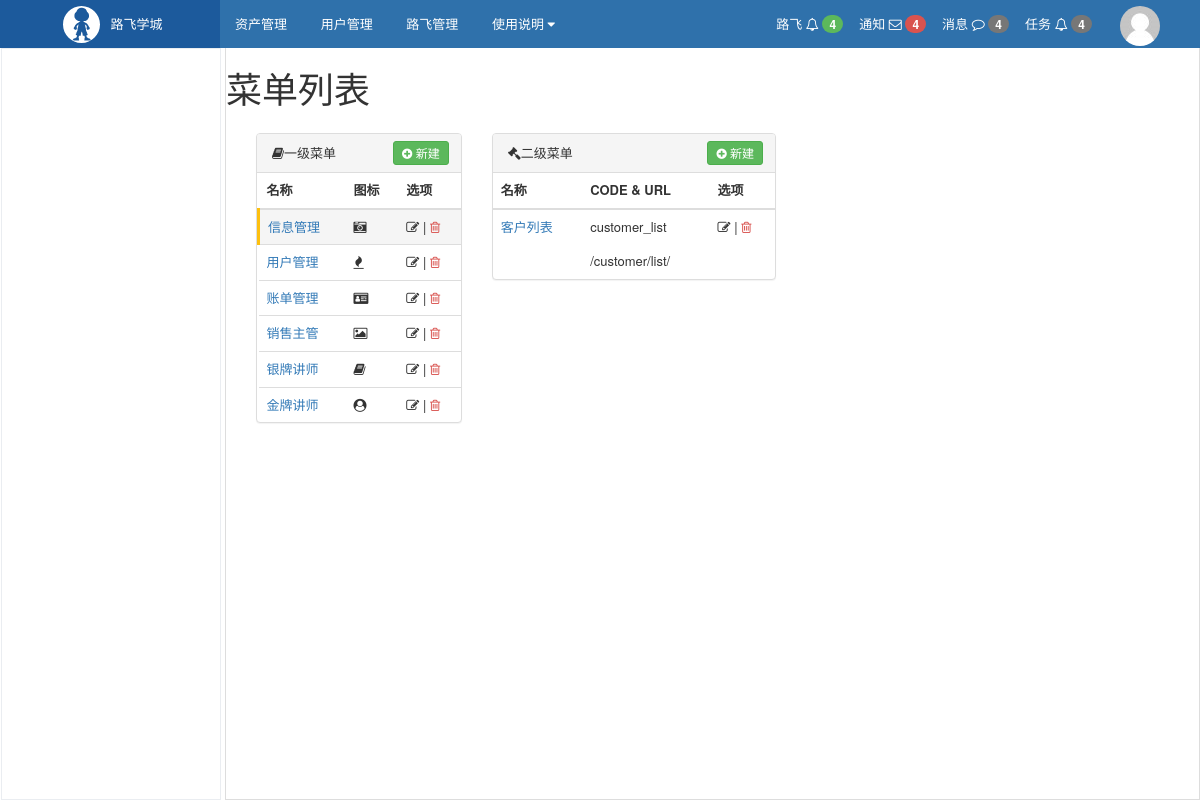
Page /rbac/menu/list/?mid=1 on the earlier database version.
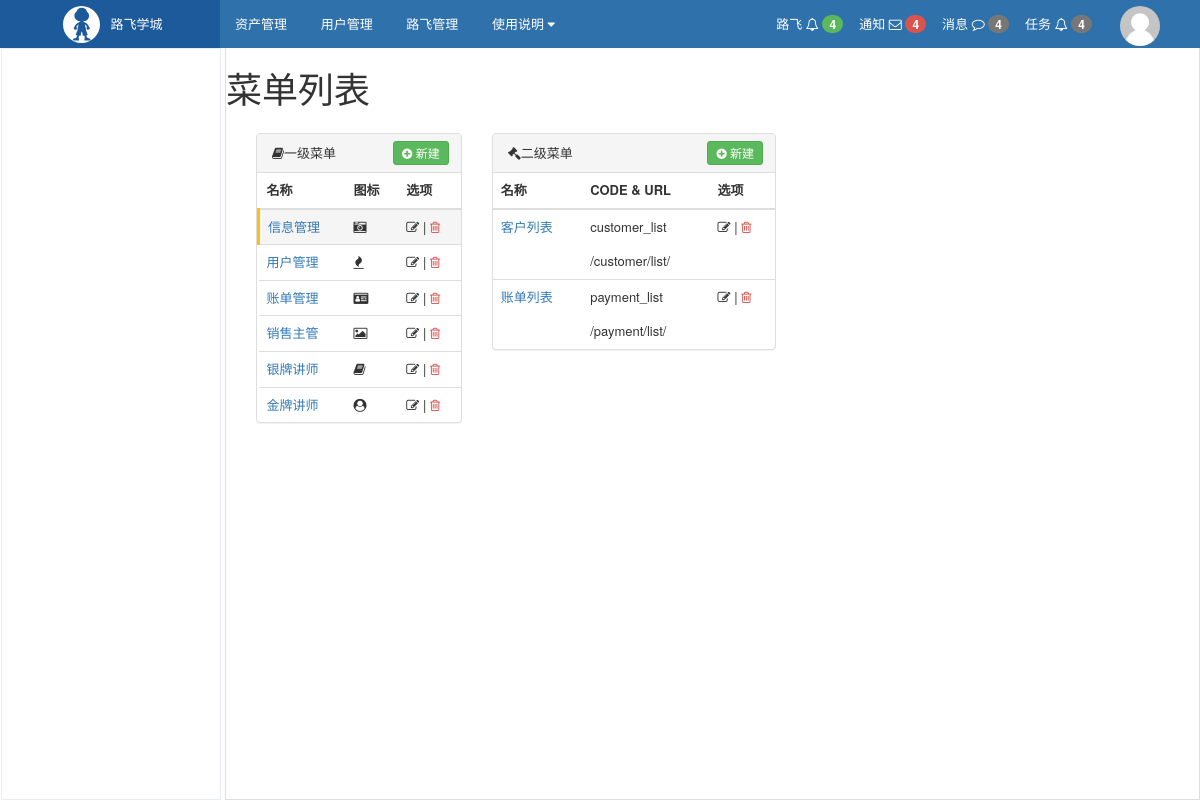
Same page on the later database version.
### rbac/models.py (models this page shows, shortened)
class Menu(models.Model):
    title = models.CharField(verbose_name='一级菜单名称', max_length=32)
    icon = models.CharField(verbose_name='图标', max_length=32)       # 去掉null=True，blank=True 表示图标不允许为空

class Permission(models.Model):
    title = models.CharField(verbose_name='权限名称', max_length=64)
    url = models.CharField(verbose_name='含正则的URL', max_length=128)
    name = models.CharField(verbose_name='URL别名', max_length=32,unique=True)
    menu = models.ForeignKey(verbose_name='所属菜单',
                             to='Menu',
                             null=True,
                             blank=True,
                             help_text='null表示不是菜单; 非null表示是二级菜单',
                             on_delete=models.CASCADE)
    pid = models.ForeignKey(verbose_name='关联的权限',
                            to='Permission',
                            null=True,
                            blank=True,
                            related_name='parents',  #反向自关联时可能出点问题，因此要加上related_name(不明白)
                            help_text='对于非菜单权限需要选择一个可以成为菜单的权限，用户做默认展开和选中菜单',
                            on_delete=models.CASCADE)

### rbac/views/menu.py (the view)
def menu_list(request):
    menus = models.Menu.objects.all()
    menu_id = request.GET.get('mid')        #用户选择的一级菜单
    second_menu_id = request.GET.get('sid')        #用户选择的二级菜单
    menu_exists = models.Menu.objects.filter(id=menu_id).exists()
    if not menu_exists:
         menu_id = None
    if menu_id:
         second_menus = models.Permission.objects.filter(menu_id=menu_id)
    else:
         second_menus = []
    return render(request, 'rbac/menu_list.html',
                  {
                      'menus': menus,
                      'second_menus': second_menus,
                      'menu_id': menu_id,
                      'second_menu_id': second_menu_id,
                  }
            )

### rbac/service/urls.py (called while the page is built)
def memory_url(request, name, *args, **kwargs):
    print('request.GET:',request.GET)       #<QueryDict: {'mid': ['3']}>
    basic_url = reverse(name, args=args, kwargs=kwargs)
    if not request.GET:            #如果request.GET 返回None 表示当前URL中无参数
        return basic_url
    query_dict = QueryDict(mutable=True)    #实例化QueryDict() 目的是打包URL参数
    query_dict['_filter'] = request.GET.urlencode()     # 将request.GET参数如：mid=2&age=99 进行urlencode()编码后，存储到query_dict['_filter']
    print("query_dict:",query_dict.urlencode())
    return "%s?%s" % (basic_url, query_dict.urlencode())    #这是拼接好的效果 /menu/add/?_filter="mid=2&age=99", 把参数打包

### rbac/templatetags/rbac.py (called while the page is built)
@register.simple_tag            #生成反向url
def memory_url(request, name, *args, **kwargs):
    return urls.memory_url(request, name, *args, **kwargs)  #调用luffy_permission\rbac\service\urls.py中的memory_url()

### rbac/templates/rbac/menu_list.html (shortened to what the changed rows need)
{% extends 'layout.html' %}
{% load rbac %}
{% block content %}
    <h1>菜单列表</h1>
    <div class="luffy-container">
        <div class="col-md-3">
            <div class="panel panel-default">
                <table class="table">
                    <thead>
                    <tr>
                        <th>名称</th>
                        <th>图标</th>
                        <th>选项</th>
                    </tr>
                    </thead>
                    <tbody>
                    {% for row in menus %}
                        <tr class="{% if row.id|safe == menu_id %}active{% endif %}">
                            <td><a href="?mid={{ row.id }}">{{ row.title }}</a></td>
                            <td><i class="fa {{ row.icon }}" aria-hidden="true"></i></td>
                            <td>
                                <a style="color:#333" href="{% memory_url request 'rbac:menu_edit' pk=row.id %}">
                                    <i class="fa fa-edit" aria-hidden="true"></i>
                                </a>
                                |
                                <a style="color:#d9534f" href="{% memory_url request 'rbac:menu_del' pk=row.id %}">
                                    <i class="fa fa-trash-o" aria-hidden="true"></i>
                                </a>
                            </td>
                        </tr>
                    {% endfor %}
                    </tbody>
                </table>
            </div>
        </div>
        <div class="col-md-4">
            <div class="panel panel-default">
                <table class="table">
                    <thead>
                    <tr>
                        <th>名称</th>
                        <th>CODE & URL</th>
                        <th>选项</th>
                    </tr>
                    </thead>
                    <tbody>
                    {% for row in second_menus %}
                        <tr class="{% if row.id|safe == second_menu_id %}active{% endif %}">
                            <td rowspan="2">
                                <a href="?mid={{ menu_id }}&sid={{ row.id }}">{{ row.title }}</a>
                            </td>
                            <td>
                                {{ row.name }}
                            </td>
                            <td>
                                <a style="color:#333" href="{% memory_url request 'rbac:second_menu_edit' pk=row.id %}">
                                    <i class="fa fa-edit" aria-hidden="true"></i>
                                </a>
                                |
                                <a style="color:#d9534f" href="{% memory_url request 'rbac:second_menu_del' pk=row.id %}">
                                    <i class="fa fa-trash-o" aria-hidden="true"></i>
                                </a>
                            </td>
                        </tr>
                        <tr class="{% if row.id|safe == second_menu_id %}active{% endif %}">
                            <td colspan="2" style="border-top:0">{{ row.url }}</td>
                        </tr>
                    {% endfor %}
                    </tbody>
                </table>
            </div>
        </div>
    </div>
{% endblock content %}

Differences in the rows shown:
now on this page (row edited): Permission: title "账单列表", name "payment_list", url "/payment/list/"
